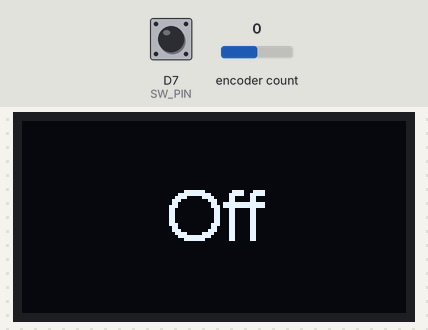
Bench run of a sketch on a simulated ESP8266 (NodeMCU). Parts: 128×64 one-colour display. Inputs (shaded band) come from the test bench; at power-on: encoder count 0, D7 (SW_PIN) HIGH. What the sketch prints to the serial monitor is not drawn.

Above: at 1.2 s.
1.3 s: encoder count set to 1
At 3.5 s:
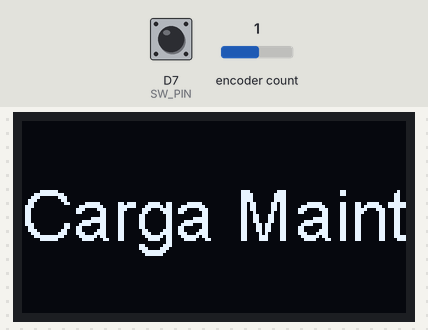
3.8 s: encoder count set to 2
At 5.4 s:
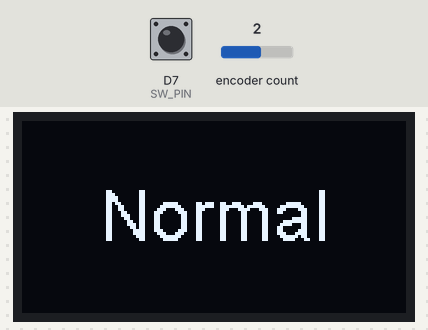
6.3 s: encoder count set to 3
At 8.5 s:
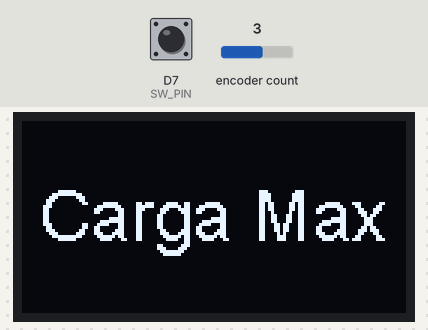
8.8 s: D7 (SW_PIN) pulled LOW for 0.15 s
At 9.7 s:
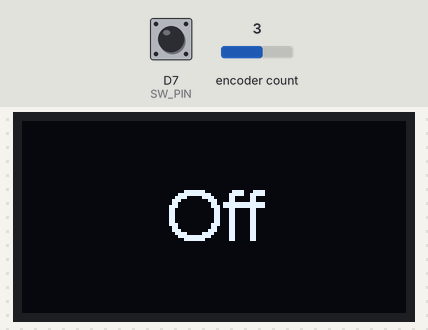
10.4 s: encoder count set to 4
At 11.2 s:
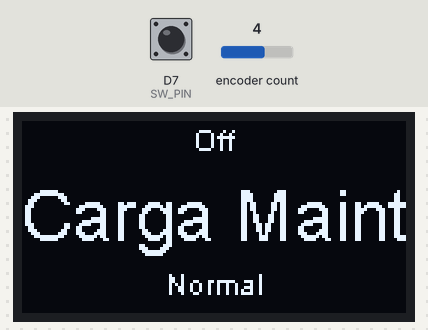
Timing chart, 0 to 13.4 s (numbered marks = the images above; inputs shaded):
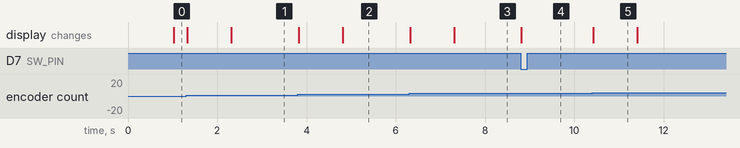

Measured:
- after the input at 1.3 s, the display: first changes at once (image 1 shows a later state)
- after the input at 3.8 s, the display: first changes at once (image 2 shows a later state)
- after the input at 6.3 s, the display: first changes at once (image 3 shows a later state)
- after the input at 8.8 s, the display: changes at once (image 4)
- after the input at 10.4 s, the display: changes at once (image 5)
- what the display in image 5 shows lasts 1.0 s, from 10.4 s to 11.4 s

The sketch:

VDM_chg_ctrl_app_0.02.ino
```cpp
//for ESP8266

#include <Encoder.h>
#include <Wire.h>
//#include "SSD1306Wire.h"
#include "SH1106Wire.h"

#define ARRAY_SIZE(x) sizeof(x)/sizeof(x[0])


const int I2C_DISPLAY_ADDRESS = 0x3c;
const int SDA_PIN = D2;
const int SDC_PIN = D1;
const int SW_PIN = D7;
const int DT_PIN = D6;
const int CLK_PIN = D5;

String modes[] {"0","...","Off","Carga Maint", "Normal","Carga Max","...","6"};

long oldPosition  = -999;

int chgMode = 1;
int menu = -1;

unsigned long timeNow = millis();
const unsigned long disp_delay = 1000;
unsigned long dispTimeDue = timeNow + disp_delay;

// Create display
//SSD1306Wire display(I2C_DISPLAY_ADDRESS, SDA_PIN, SDC_PIN);
SH1106Wire     display(I2C_DISPLAY_ADDRESS, SDA_PIN, SDC_PIN);


// Change these two numbers to the pins connected to your encoder.
//   Best Performance: both pins have interrupt capability
//   Good Performance: only the first pin has interrupt capability
//   Low Performance:  neither pin has interrupt capability
Encoder myEnc(CLK_PIN, DT_PIN);
//   avoid using pins with LEDs attached


void setup() {
  Serial.begin(57600);

  pinMode(SW_PIN, INPUT_PULLUP);

//  for (int t=0; t < ARRAY_SIZE(modes);t++){
//    String output = "mode ";
//    output+= String(t);
//    output+= "...";
//    output+= modes[t];
//    Serial.println(output);
//  }

// initialize display
  display.init();
  display.clear();
  display.flipScreenVertically();
  display.setFont(ArialMT_Plain_10);
  display.setTextAlignment(TEXT_ALIGN_CENTER);
  display.setContrast(128);


//myEnc.write(0);

}


void loop() {

  timeNow = millis();

  long newPosition = myEnc.read();


  if (newPosition != oldPosition) {

    if ((newPosition - oldPosition) > 3) {
      menu++;
      myEnc.write(0);
      oldPosition = 0;
      newPosition = 0;

      if (menu < 1) menu = 0;
      if (menu > (ARRAY_SIZE(modes)-5)) menu = ARRAY_SIZE(modes)-5;

      disp_menu_move(menu);
    }


    if ((oldPosition - newPosition) > 3) {
      menu--;
      myEnc.write(0);
      oldPosition = 0;
      newPosition = 0;

      if (menu < 1) menu = 0;
      if (menu > (ARRAY_SIZE(modes)-5)) menu = ARRAY_SIZE(modes)-5;

      disp_menu_move(menu);
    }

    if (menu < 1) menu = 0;

    if (menu > (ARRAY_SIZE(modes)-5)) menu = ARRAY_SIZE(modes)-5;

    disp_menu_move(menu);

  }

  if (timeNow > dispTimeDue) disp_menu(menu);

  if (digitalRead(SW_PIN) == 0) {
    menu = 0;
    disp_menu(menu);
  }

}
```

Display_subs.ino
```cpp
void disp_menu_move(int mnu){


    String disp;

    display.setContrast(255);

    display.clear();
    display.setFont(ArialMT_Plain_10);
    display.setTextAlignment(TEXT_ALIGN_CENTER);


    disp = modes[mnu+1];
    display.setFont(ArialMT_Plain_10);
    display.drawString(64, 0, disp);

    disp = modes[mnu+2];
    display.setFont(ArialMT_Plain_24);
    display.drawString(64, 18, disp);

    disp = modes[mnu+3];
    display.setFont(ArialMT_Plain_10);
    display.drawString(64, 48, disp);

    display.display();

    dispTimeDue = timeNow + disp_delay;


}


void disp_menu(int mnu){

    String disp;

    display.setContrast(128);

    display.clear();
    display.setFont(ArialMT_Plain_10);
    display.setTextAlignment(TEXT_ALIGN_CENTER);
    disp = modes[mnu+2];
    display.setFont(ArialMT_Plain_24);
    display.drawString(64, 18, disp);

    display.display();

    dispTimeDue = timeNow + disp_delay;

    sendMode(mnu);


}
```

Send_data.ino
```cpp
void sendMode(int mnu){
  Serial.print(mnu);
}
```
